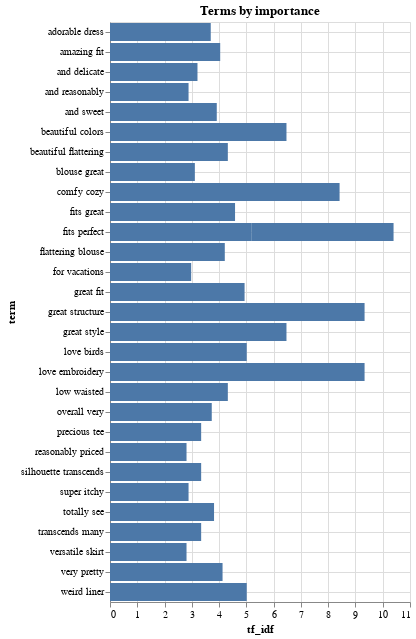

This figure's notebook cell:
### Code cell
%chart x=tf_idf, y=term, title=Terms by importance

### Figure 1 — Vega-Lite specification as saved in the notebook (floating-point values rounded to 4 significant figures)
{"$schema": "https://vega.github.io/schema/vega-lite/v3.json", "data": {"format": {"type": "csv"}, "values": "\"term\",\"tf_idf\"\n\"love embroidery\",\"9.334326\"\n\"great structure\",\"9.334326\"\n\"comfy cozy\",\"8.418036\"\n\"beautiful colors\",\"6.470800\"\n\"great style\",\"6.470800\"\n\"fits perfect\",\"5.198497\"\n\"fits perfect\",\"5.198497\"\n\"love birds\",\"5.013759\"\n\"weird liner\",\"5.013759\"\n\"great fit\",\"4.934474\"\n\"fits great\",\"4.584967\"\n\"beautiful flattering\",\"4.320590\"\n\"low waisted\",\"4.320590\"\n\"flattering blouse\",\"4.209018\"\n\"very pretty\",\"4.127134\"\n\"amazing fit\",\"4.040738\"\n\"and sweet\",\"3.915014\"\n\"totally see\",\"3.814745\"\n\"overall very\",\"3.731108\"\n\"adorable dress\",\"3.694164\"\n\"precious tee\",\"3.342503\"\n\"silhouette transcends\",\"3.342503\"\n\"transcends many\",\"3.342503\"\n\"and delicate\",\"3.207548\"\n\"blouse great\",\"3.111439\"\n\"for vacations\",\"2.976299\"\n\"super itchy\",\"2.880390\"\n\"and reasonably\",\"2.880390\"\n\"versatile skirt\",\"2.806009\"\n\"reasonably priced\",\"2.806009\"\n"}, "encoding": {"x": {"axis": {"grid": true, "title": "tf_idf"}, "field": "tf_idf", "type": "quantitative"}, "y": {"axis": {"grid": true, "title": "term"}, "field": "term", "type": "nominal"}}, "mark": {"color": "#4C78A8", "type": "bar"}, "title": "Terms by importance"}
